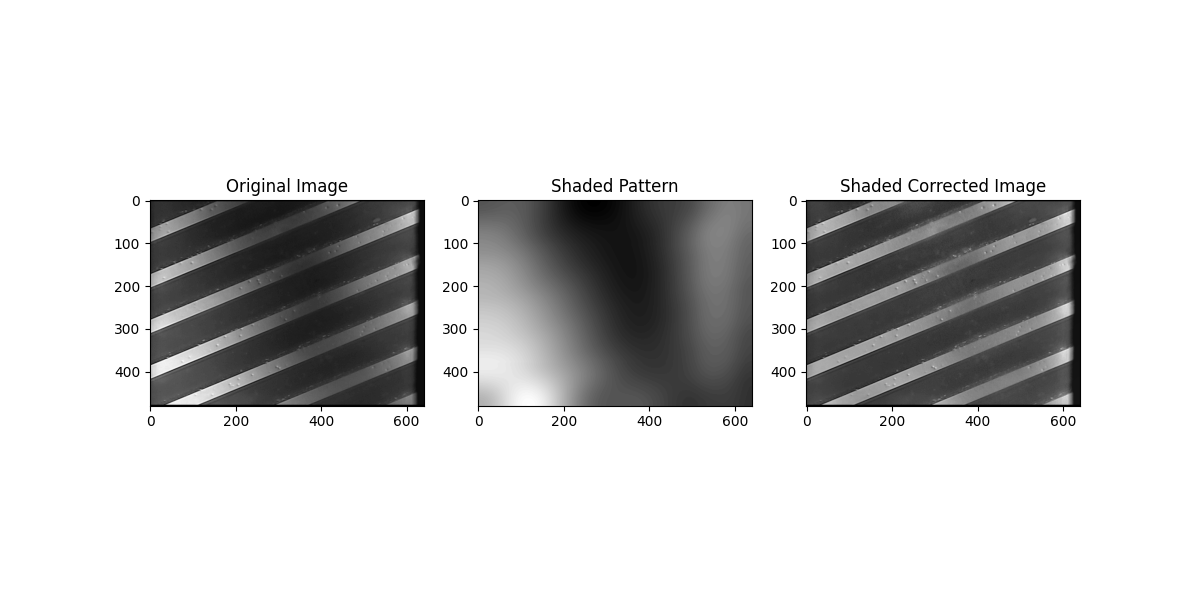

This chart was generated by the following Python code:
import cv2
import numpy as np
import matplotlib.pyplot as plt

def gaussian_kernel(size, sigma):
    """Generate a Gaussian filter kernel."""
    kernel = np.fromfunction(
        lambda x, y: (1 / (2 * np.pi * sigma ** 2)) * 
                     np.exp(-((x - (size - 1) / 2) ** 2 + (y - (size - 1) / 2) ** 2) / (2 * sigma ** 2)),
        (size, size)
    )
    kernel = kernel / np.sum(kernel)  # Normalize
    return kernel

kernel_size = 201  # Size of the kernel
sigma_value = 45  # Standard deviation

# Generate Gaussian kern
gaussian_kernel_result = gaussian_kernel(kernel_size, sigma_value)

# Read the image
image = cv2.imread('N1.bmp', cv2.IMREAD_GRAYSCALE)

# Check if the image is valid
if image is None or not isinstance(image, (np.ndarray)):
    raise ValueError("Invalid image provided. Please check the file path.")

cvfilter = cv2.filter2D(image, -1, gaussian_kernel_result)
image2 = image / cvfilter

# Save the image
cv2.imwrite('N1_original.png', image)
cv2.imwrite('N1_shaded.png', cvfilter)
cv2.imwrite('N1_gaussian.png', image2)

plt.figure(figsize = (12, 6))

# Show the original image and the processed image
plt.subplot(1, 3, 1)
plt.title("Original Image")
plt.imshow(image, cmap = 'gray')

plt.subplot(1, 3, 2)
plt.title("Shaded Pattern")
plt.imshow(cvfilter, cmap = 'gray')

plt.subplot(1, 3, 3)
plt.title("Shaded Corrected Image")
plt.imshow(image2, cmap = 'gray')

# Show plots
plt.show()
